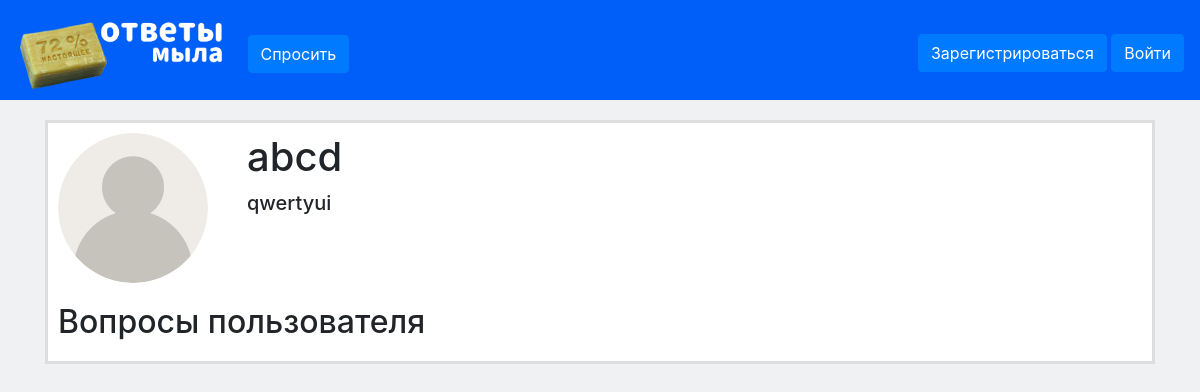
The page /user/1 on the database as committed earlier.
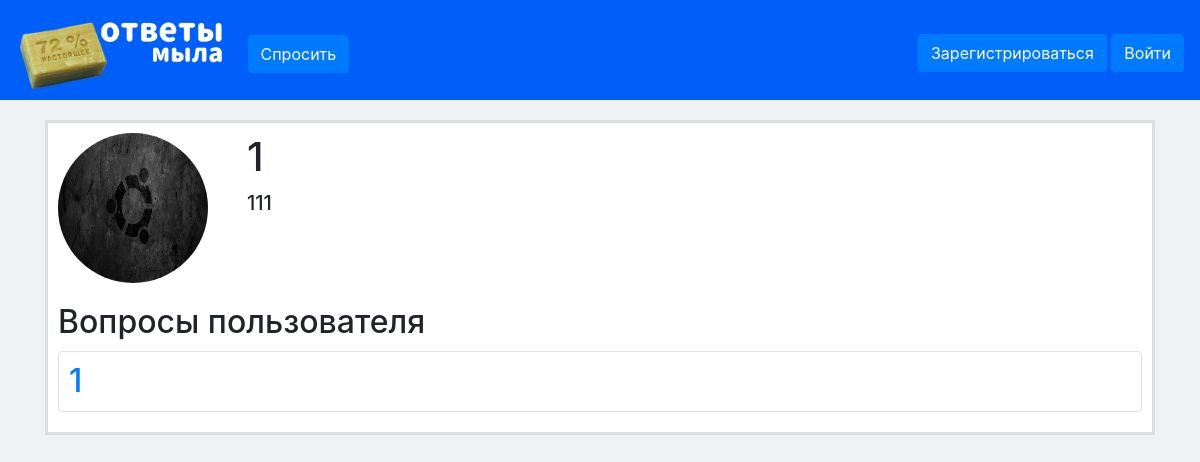
The same page on the database as committed later.
### data/users.py (models this page shows, shortened)
class User(SqlAlchemyBase, UserMixin):
    __tablename__ = 'users'
    id = sqlalchemy.Column(sqlalchemy.Integer, primary_key=True, autoincrement=True)
    name = sqlalchemy.Column(sqlalchemy.String, nullable=True)
    about = sqlalchemy.Column(sqlalchemy.String, nullable=True)
    email = sqlalchemy.Column(sqlalchemy.String, index=True, unique=True, nullable=True)
    hashed_password = sqlalchemy.Column(sqlalchemy.String, nullable=True)
    avatar = sqlalchemy.Column(sqlalchemy.String, nullable=True)
    created_date = sqlalchemy.Column(sqlalchemy.DateTime, default=datetime.datetime.now)
    news = orm.relationship("News", back_populates='user')

### data/news.py (models this page shows)
class News(SqlAlchemyBase):
    __tablename__ = 'news'
    id = sqlalchemy.Column(sqlalchemy.Integer, primary_key=True, autoincrement=True)
    title = sqlalchemy.Column(sqlalchemy.String, nullable=True)
    content = sqlalchemy.Column(sqlalchemy.String, nullable=True)
    created_date = sqlalchemy.Column(sqlalchemy.DateTime, default=datetime.datetime.now)
    is_private = sqlalchemy.Column(sqlalchemy.Boolean, default=True)
    user_id = sqlalchemy.Column(sqlalchemy.Integer, sqlalchemy.ForeignKey("users.id"))
    user = orm.relationship('User')

### main.py (the view)
@app.route("/user/<int:id>")
def open_another_user(id):
    if request.method == "GET":
        db_sess = db_session.create_session()
        user = db_sess.query(User).filter(User.id == id
                                          ).first()
        users_questions = db_sess.query(News).filter(News.user_id == id)
        if user:
            nickname = user.name
            avatar = user.avatar
            about = user.about
        else:
            abort(404)
    return render_template('another_user_info.html', title=f'{nickname}',
                           avatar=avatar, nickname=nickname, about=about, questions=users_questions)

### data/db_session.py (called while the page is built)
def create_session() -> Session:
    global __factory
    return __factory()

### templates/another_user_info.html
{% extends "base.html" %}
{% block content %}
    <form enctype="multipart/form-data" class="main_window">
        <div class="row">
                <div class="col-md-2">
                    <label style="margin: 10px">
                        <div>
                            <img src=/{{avatar}} width="150" height="150" style="border-radius: 100%;">
                        </div>
                    </label>
            </div>
                <div class="col">
                    <h1 style="margin: 10px">{{nickname }}</h1>
                    <h5 style="margin: 10px">{{ about }}</h5>
                </div>
        </div>
        <h2 style="margin: 10px">Вопросы пользователя</h2>
        {% for item in questions%}
        <div class="col-md6 border rounded" style="margin: 10px;">
            <h2 style="margin: 10px;"><a href="/question/{{item.id}}">{{item.title}}</a></h2>
        </div>
        {% endfor %}
    </form>
{% endblock %}

### templates/base.html (shortened to what this page needs)
<!doctype html>
<html lang="en">
<head>
    <link rel="stylesheet" type="text/css" href="/static/css/style.css" />
    <link rel="stylesheet" href="https://getbootstrap.com/docs/5.3/dist/css/bootstrap.min.css">
    <link rel="stylesheet" href="https://stackpath.bootstrapcdn.com/bootstrap/4.4.1/css/bootstrap.min.css">
</head>
<body style="background-color: #F0F1F3; ">
    <header >
        <nav class="navbar navbar-light unselectable"  style="background-color: #005FF9; height: 100px;">
            <p>
            <a class="navbar-brand unselectable" href="/" ><img src="/static/img/logo.png" width="211" height="80"></a>
            {% if current_user.is_authenticated %}
            <a class="btn btn-primary" href="/ask">Спросить</a>
            </p>
            <p>
            <a class="navbar-brand" href="/user"><img src=/{{current_user.avatar}} width="50" height="50" style="border-radius: 100%;"></a>
            <a class="navbar-brand" href="/user" style="color: white">{{ current_user.name }}</a>
            </p>
            {% else %}
             <a class="btn btn-primary" href="/login">Спросить</a>
            </p>
            <p>
                <a class="btn btn-primary " href="/register">Зарегистрироваться</a>
                <a class="btn btn-primary" href="/login">Войти</a>
            </p>
            {% endif %}
        </nav>
    </header>
    <main role="main" class="container">
        {% block content %}{% endblock %}
    </main>
</body>
</html>

### static/css/style.css (style rules this page uses)
h1 { color: #000000 }
.unselectable { -webkit-touch-callout: none; -webkit-user-select: none; -khtml-user-select: none; -moz-user-select: none; -ms-user-select: none; user-select: none; }
* { margin: 0; padding: 0; }
.main_window { background-color: #FFFFFF; margin-top: 20px; border-radius: 1px; border-style: solid; border-color: #DDDDDD; padding-bottom: 10px }

Rows that differ between the two databases and show on the page:
changed User: avatar: picture added in place of a placeholder; about "qwertyui" → "111"; name "abcd" → (not shown)
now on this page (row edited): News: title "1"
Other text that changed with them:
{{ nickname }}: (not shown) → "1"
